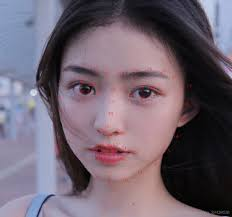
#> input picture source.jpg, 232 x 217 px
$ python -i face_masker.py   (imports and definitions only)
#> lines starting #> are read from the running program, lines starting #| are printed output that depends on the picture
from functools import lru_cache
from typing import List, Tuple

import cv2
import numpy
from cv2.typing import Size

import facefusion.choices
from facefusion import inference_manager, state_manager
from facefusion.download import conditional_download_hashes, conditional_download_sources, resolve_download_url
from facefusion.filesystem import resolve_relative_path
from facefusion.thread_helper import conditional_thread_semaphore
from facefusion.typing import DownloadScope, DownloadSet, FaceLandmark68, FaceMaskRegion, InferencePool, Mask, ModelSet, Padding, VisionFrame


# [105 lines that did not run here, left out]


# [3 lines that did not run here, left out]


def clear_inference_pool() -> None:
	inference_manager.clear_inference_pool(__name__)


# [26 lines that did not run here, left out]


def pre_check() -> bool:
	model_hashes, model_sources = collect_model_downloads()

	return conditional_download_hashes(model_hashes) and conditional_download_sources(model_sources)


# [12 lines that did not run here, left out]


# [11 lines that did not run here, left out]


# [14 lines that did not run here, left out]


# [7 lines that did not run here, left out]


# [11 lines that did not run here, left out]


# [11 lines that did not run here, left out]

>>> import cv2
>>> picture = cv2.imread('../source.jpg', cv2.IMREAD_GRAYSCALE)
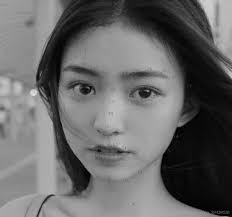
#> picture: shape (217, 232); min 0, max 228, mean 103.3
#> (the run stopped early here; a loop or call above may not have finished)
